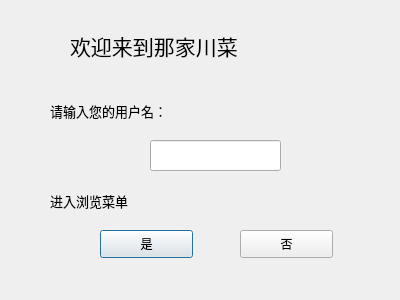
<?xml version="1.0" encoding="UTF-8"?>
<ui version="4.0">
 <class>Appearance</class>
 <widget class="QDialog" name="Appearance">
  <property name="geometry">
   <rect>
    <x>0</x>
    <y>0</y>
    <width>400</width>
    <height>300</height>
   </rect>
  </property>
  <property name="windowTitle">
   <string>Appearance</string>
  </property>
  <widget class="QPushButton" name="pushButton_1">
   <property name="geometry">
    <rect>
     <x>100</x>
     <y>230</y>
     <width>93</width>
     <height>28</height>
    </rect>
   </property>
   <property name="font">
    <font>
     <family>微软雅黑</family>
    </font>
   </property>
   <property name="text">
    <string>是</string>
   </property>
  </widget>
  <widget class="QPushButton" name="pushButton_2">
   <property name="geometry">
    <rect>
     <x>240</x>
     <y>230</y>
     <width>93</width>
     <height>28</height>
    </rect>
   </property>
   <property name="font">
    <font>
     <family>微软雅黑</family>
    </font>
   </property>
   <property name="text">
    <string>否</string>
   </property>
  </widget>
  <widget class="QLineEdit" name="lineEdit">
   <property name="geometry">
    <rect>
     <x>150</x>
     <y>140</y>
     <width>131</width>
     <height>31</height>
    </rect>
   </property>
  </widget>
  <widget class="QLabel" name="label_1">
   <property name="geometry">
    <rect>
     <x>50</x>
     <y>90</y>
     <width>161</width>
     <height>41</height>
    </rect>
   </property>
   <property name="font">
    <font>
     <family>微软雅黑</family>
     <pointsize>10</pointsize>
    </font>
   </property>
   <property name="text">
    <string>请输入您的用户名：</string>
   </property>
  </widget>
  <widget class="QLabel" name="label_2">
   <property name="geometry">
    <rect>
     <x>50</x>
     <y>180</y>
     <width>161</width>
     <height>41</height>
    </rect>
   </property>
   <property name="font">
    <font>
     <family>微软雅黑</family>
     <pointsize>10</pointsize>
    </font>
   </property>
   <property name="text">
    <string>进入浏览菜单</string>
   </property>
  </widget>
  <widget class="QLabel" name="label_0">
   <property name="geometry">
    <rect>
     <x>70</x>
     <y>10</y>
     <width>271</width>
     <height>71</height>
    </rect>
   </property>
   <property name="font">
    <font>
     <family>微软雅黑</family>
     <pointsize>16</pointsize>
    </font>
   </property>
   <property name="text">
    <string>欢迎来到那家川菜</string>
   </property>
  </widget>
 </widget>
 <layoutdefault spacing="6" margin="11"/>
 <resources/>
 <connections/>
</ui>
